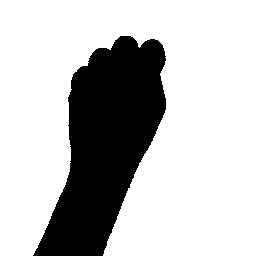
#> input picture data/test/0/10.jpg, 256 x 256 px, given in place of the camera
$ jupyter execute create_data_alpha.ipynb
#> lines starting #> are read from the running program, lines starting #| are printed output that depends on the picture; after the words box and inside, x2 and y2 are one past the last pixel; in counts of white or black regions, pixels touching at a corner belong together
[cell 1]
import cv2
import numpy as np
import os
import string

[cell 2]
if not os.path.exists("data_alpha"):
    os.makedirs("data_alpha")
if not os.path.exists("data_alpha/train"):
    os.makedirs("data_alpha/train")
if not os.path.exists("data_alpha/test"):
    os.makedirs("data_alpha/test")

[cell 3]
for i in string.ascii_uppercase:
    if not os.path.exists("data_alpha/train/" + i):
        os.makedirs("data_alpha/train/"+i)
    if not os.path.exists("data_alpha/test/" + i):
        os.makedirs("data_alpha/test/"+i)

[cell 4]
mode = 'train'
directory = 'data_alpha/'+str(mode)+'/'
minValue = 70

cap = cv2.VideoCapture(0)
interrupt = -1

[cell 5]
while True:
    _, frame = cap.read()
#> frame is the input picture: shape (256, 256, 3); min 0, max 255, mean 191.2
    frame = cv2.flip(frame, 1)
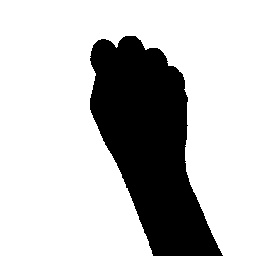
#> frame: shape (256, 256, 3); min 0, max 255, mean 191.2
    lower_alpha = list(string.ascii_lowercase)
    count = dict()

    for alpha in lower_alpha:
        count[alpha] = len(os.listdir(directory+"/"+alpha.upper()))

    for alpha in lower_alpha:
        cv2.putText(frame, alpha+" : "+str(count[alpha]), (10, 100), cv2.FONT_HERSHEY_PLAIN, 1, (0,255,255), 1)
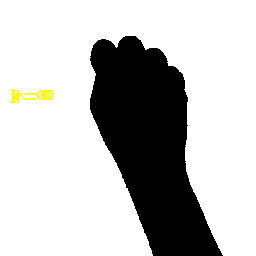
#> frame: shape (256, 256, 3); 0.4% of pixels changed, all inside (x1, y1, x2, y2) = (10, 89, 54, 103)

    x1 = int(0.5*frame.shape[1])
#> x1 = 128
    y1 = 10
    x2 = frame.shape[1]-10
#> x2 = 246
    y2 = int(0.5*frame.shape[1])
#> y2 = 128

    cv2.rectangle(frame, (x1-1, y1-1), (x2+1, y2+1), (255,0,0) ,1)
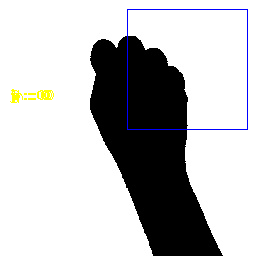
#> frame: shape (256, 256, 3); 0.73% of pixels changed, all inside (x1, y1, x2, y2) = (127, 9, 248, 130)
    # Extracting the ROI
    roi = frame[y1:y2, x1:x2]
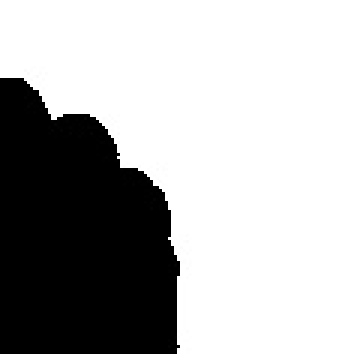
#> roi: shape (118, 118, 3) (shown 3 times larger); min 0, max 255, mean 175.2
    roi = cv2.resize(roi, (256, 256))
#> roi: shape (256, 256, 3)

    cv2.imshow("Frame", frame)


    roi = cv2.cvtColor(roi, cv2.COLOR_BGR2GRAY)
#> roi: shape (256, 256)
    _, roi = cv2.threshold(roi, 140, 255, cv2.THRESH_BINARY)
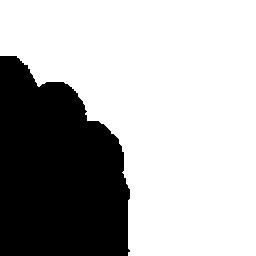
#> roi: shape (256, 256); 68.6% white; 1 black region, box (x1, y1, x2, y2) and area: (0, 56, 130, 256) 20560
    cv2.imshow("ROI", roi)

    interrupt = cv2.waitKey(10)
#> (key Esc is pressed here)
    if interrupt & 0xFF == 27: # esc key
        break

    for alpha in lower_alpha:
        if interrupt & 0xFF == ord(alpha):
            cv2.imwrite(directory+ alpha.upper()+'/'+str(count[alpha])+'.jpg', roi)

$ run again, on data/test/0/25.jpg
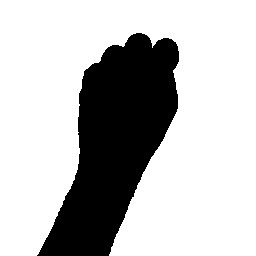
#> input picture data/test/0/25.jpg, 256 x 256 px, given in place of the camera
#> frame is the input picture: shape (256, 256, 3); min 0, max 255, mean 189.2
#> after the loop `for alpha in lower_alpha:`:
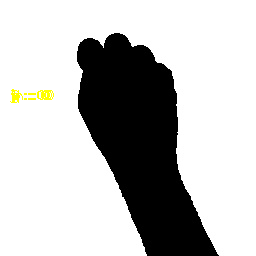
#> frame: shape (256, 256, 3); mean B, G, R 188.2, 189.2, 189.2
#> `_, roi = cv2.threshold(roi, 140, 255, cv2.THRESH_BINARY)`:
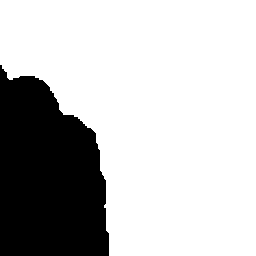
#> roi: shape (256, 256); 75% white; 1 black region, box (x1, y1, x2, y2) and area: (0, 65, 109, 256) 16382
